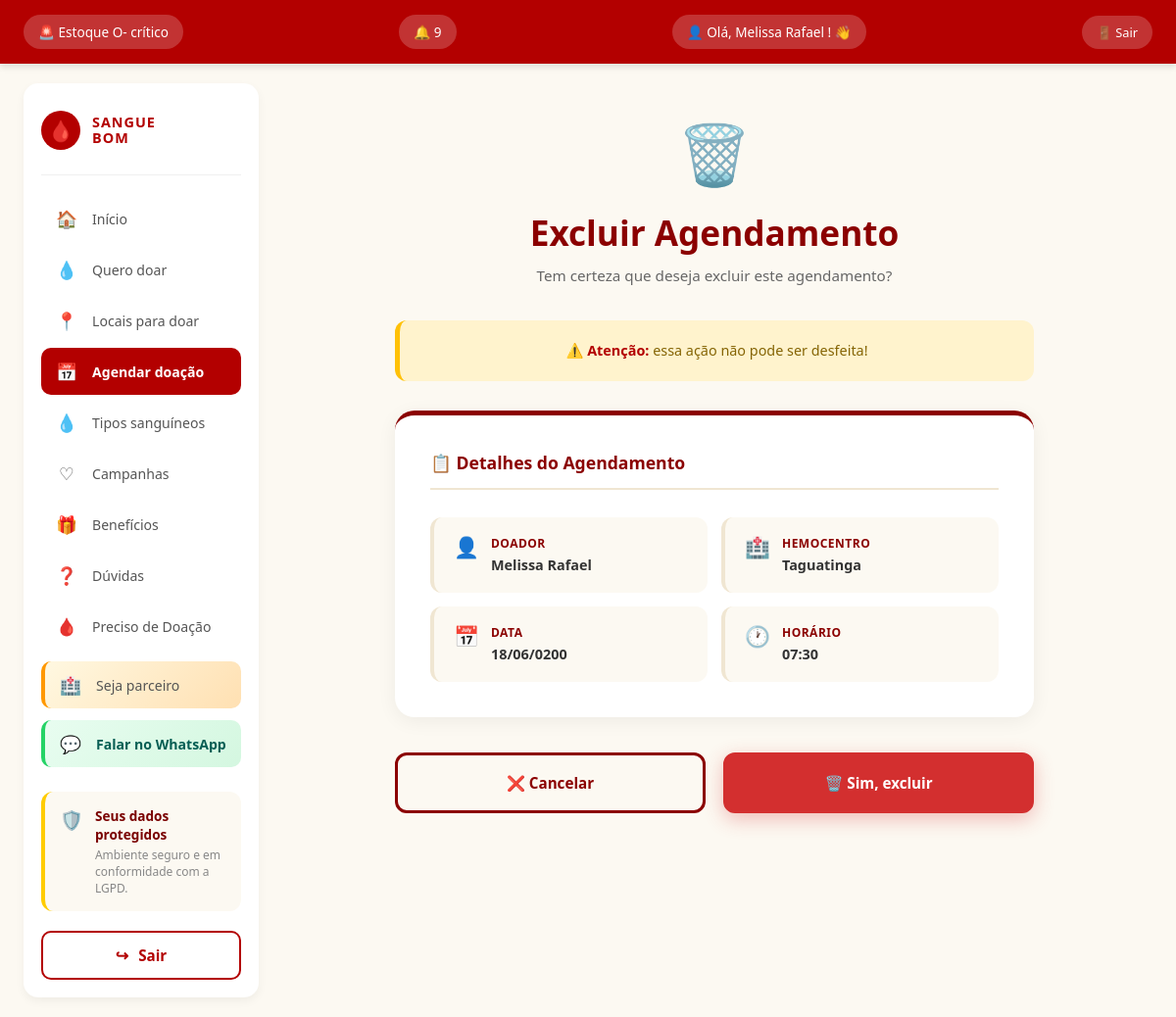
Screenshot of /agendamentos/excluir/7/ (signed in) with the database file from the repository.
### membros/models.py (models this page shows, shortened)
class Doador(models.Model):
    usuario = models.OneToOneField(
        User,
        on_delete=models.CASCADE,
        null=True,
        blank=True
    )
    nome = models.CharField(max_length=100)
    email = models.EmailField()
    cpf = models.CharField(max_length=14, unique=True, null=True, blank=True)
    telefone = models.CharField(max_length=20)
    sexo = models.CharField(max_length=20, blank=True)
    tipo_sanguineo = models.CharField(max_length=3)
    data_nascimento = models.DateField()
    cidade = models.CharField(max_length=100, blank=True)
    estado = models.CharField(max_length=2, blank=True)

class Agendamento(models.Model):
    STATUS = [
        ('agendado', '⏳ Agendado'),
        ('realizado', '✅ Realizado'),
        ('cancelado', '❌ Cancelado'),
        ('faltou', '⚠️ Faltou'),
    ]
    doador = models.ForeignKey(Doador, on_delete=models.CASCADE)
    hemocentro = models.ForeignKey(Hemocentro, on_delete=models.CASCADE)
    base = models.CharField(max_length=100)
    data = models.DateField()
    horario = models.TimeField()
    tipo_doacao = models.CharField(max_length=30)
    status = models.CharField(
        max_length=20,
        choices=STATUS,
        default='agendado'
    )

class Hemocentro(models.Model):
    usuario = models.OneToOneField(
        User,
        on_delete=models.CASCADE,
        null=True,
        blank=True,
        related_name='hemocentro'
    )
    nome = models.CharField(max_length=100)
    endereco = models.CharField(max_length=200)
    bairro = models.CharField(max_length=100)
    cidade = models.CharField(max_length=100)
    cep = models.CharField(max_length=10)
    telefone = models.CharField(max_length=20)
    email = models.EmailField()
    horario_abertura = models.TimeField()
    horario_fechamento = models.TimeField()
    dias_atendimento = models.CharField(max_length=100)
    descricao = models.TextField(blank=True)
    ativo = models.BooleanField(default=True)

### membros/views.py (the view)
@login_required(login_url='login')
def excluir_agendamento(request, id):
    if request.user.is_staff:
        return redirect('relatorios')
    if hasattr(request.user, 'hemocentro'):
        return redirect('painel_hemocentro')
    doador = get_object_or_404(Doador, usuario=request.user)
    agendamento = get_object_or_404(Agendamento, id=id, doador=doador)
    if request.method == 'POST':
        agendamento.delete()
        return redirect('listar_agendamentos')
    return render(request, 'confirmar_exclusao.html', {
        'agendamento': agendamento,
        'lateral_direita': False,
    })

### membros/context_processors.py (called while the page is built)
def notificacoes_nao_lidas(request):
    if request.user.is_authenticated:
        try:
            doador = Doador.objects.get(usuario=request.user)
            total = Notificacao.objects.filter(doador=doador, lida=False).count()
            return {'notificacoes_nao_lidas': total}
        except Doador.DoesNotExist:
            return {'notificacoes_nao_lidas': 0}
    return {'notificacoes_nao_lidas': 0}

### templates/confirmar_exclusao.html (shortened to what this page needs)
{% extends 'base.html' %}
{% load static %}
{% block content %}
    <link rel="stylesheet" href="{% static 'css/confirmar.css' %}">
    <div class="confirmar-container">
        <header class="confirmar-header">
            <div class="confirmar-icone">🗑️</div>
            <h1>Excluir Agendamento</h1>
            <p>Tem certeza que deseja excluir este agendamento?</p>
        </header>
        <div class="confirmar-aviso">
            ⚠️ <strong>Atenção:</strong> essa ação não pode ser desfeita!
        </div>
        <section class="confirmar-card">
            <h2>📋 Detalhes do Agendamento</h2>
            <div class="confirmar-info">
                <div class="info-item">
                    <span class="info-icon">👤</span>
                    <div>
                        <strong>Doador</strong>
                        <p>{{ agendamento.doador.nome }}</p>
                    </div>
                </div>
                <div class="info-item">
                    <span class="info-icon">🏥</span>
                    <div>
                        <strong>Hemocentro</strong>
                        <p>{{ agendamento.hemocentro.nome }}</p>
                    </div>
                </div>
                <div class="info-item">
                    <span class="info-icon">📅</span>
                    <div>
                        <strong>Data</strong>
                        <p>{{ agendamento.data|date:"d/m/Y" }}</p>
                    </div>
                </div>
                <div class="info-item">
                    <span class="info-icon">🕐</span>
                    <div>
                        <strong>Horário</strong>
                        <p>{{ agendamento.horario|time:"H:i" }}</p>
                    </div>
                </div>
            </div>
        </section>
        <div class="confirmar-botoes">
            <a href="{% url 'listar_agendamentos' %}" class="btn-cancelar">
                ❌ Cancelar
            </a>
            <form method="POST" style="display: contents;">
                <button type="submit" class="btn-confirmar-exclusao">
                    🗑️ Sim, excluir
                </button>
            </form>
        </div>
    </div>
{% endblock %}

### templates/base.html (shortened to what this page needs)
{% load static %}
<!DOCTYPE html>
<html lang="pt-br">
<head>
    <link rel="stylesheet" href="{% static 'css/base.css' %}">
</head>
<body>
    <header>
        {% if not user.is_staff and not user.hemocentro %}
            <a href="{% url 'locais_para_doar' %}" class="header-alerta">
                <h2>🚨 Estoque O- crítico</h2>
            </a>
            <a href="{% url 'notificacoes' %}" class="header-sino" title="Notificações">
                <h2>
                    🔔
                    {% if notificacoes_nao_lidas > 0 %}
                        <span class="badge-sino">{{ notificacoes_nao_lidas }}</span>
                    {% endif %}
                </h2>
            </a>
        {% endif %}
        {% if user.is_authenticated %}
            <a href="{% url 'meu_perfil' %}" class="header-user" title="Meu Perfil">
                <h2>👤 Olá,
                    {% if user.is_staff %}
                        {{ user.username }}
                    {% elif user.hemocentro %}
                        {{ user.hemocentro.nome }}
                    {% elif user.doador %}
                        {{ user.doador.nome }}
                    {% elif user.first_name %}
                        {{ user.first_name }}
                    {% else %}
                        {{ user.username }}
                    {% endif %}! 👋
                </h2>
            </a>
            <a href="{% url 'logout' %}" class="header-sair">🚪 Sair</a>
        {% else %}
            <h2>👤 Olá, visitante! 👋</h2>
            <a href="{% url 'login' %}" class="header-entrar">🔐 Entrar</a>
        {% endif %}
    </header>
    <div class="app-container {% if not lateral_direita %}sem-lateral{% endif %}">
        <aside class="lateral-esquerda">
            <div class="logo-menu">
                <div class="logo-icone">🩸</div>
                <div class="logo-texto">
                    <strong>SANGUE</strong>
                    <strong>BOM</strong>
                </div>
            </div>
            <nav class="menu-nav">
                {% if not user.is_staff and not user.hemocentro %}
                    <a href="{% url 'home' %}" class="menu-item {% if request.path == '/' or request.path == '/home/' %}ativo{% endif %}">
                        <span class="menu-item-icone">🏠</span>
                        <span class="menu-item-texto">Início</span>
                    </a>
                    <a href="{% url 'quero_doar' %}" class="menu-item {% if request.path == '/quero_doar/' %}ativo{% endif %}">
                        <span class="menu-item-icone">💧</span>
                        <span class="menu-item-texto">Quero doar</span>
                    </a>
                    <a href="{% url 'locais_para_doar' %}" class="menu-item {% if request.path == '/locais_para_doar/' %}ativo{% endif %}">
                        <span class="menu-item-icone">📍</span>
                        <span class="menu-item-texto">Locais para doar</span>
                    </a>
                    <a href="{% url 'agendar_doacao' %}" class="menu-item {% if '/agendar_doacao/' in request.path or '/agendamentos/' in request.path %}ativo{% endif %}">
                        <span class="menu-item-icone">📅</span>
                        <span class="menu-item-texto">Agendar doação</span>
                    </a>
                    <a href="{% url 'tipos_sanguineos' %}" class="menu-item {% if request.path == '/tipos_sanguineos/' %}ativo{% endif %}">
                        <span class="menu-item-icone">💧</span>
                        <span class="menu-item-texto">Tipos sanguíneos</span>
                    </a>
                    <a href="{% url 'campanhas' %}" class="menu-item {% if request.path == '/campanhas/' %}ativo{% endif %}">
                        <span class="menu-item-icone">♡</span>
                        <span class="menu-item-texto">Campanhas</span>
                    </a>
                    <a href="{% url 'beneficios' %}" class="menu-item {% if request.path == '/beneficios/' %}ativo{% endif %}">
                        <span class="menu-item-icone">🎁</span>
                        <span class="menu-item-texto">Benefícios</span>
                    </a>
                    <a href="{% url 'duvidas' %}" class="menu-item {% if request.path == '/duvidas/' %}ativo{% endif %}">
                        <span class="menu-item-icone">❓</span>
                        <span class="menu-item-texto">Dúvidas</span>
                    </a>
                    <a href="{% url 'preciso_doacao' %}" class="menu-item {% if '/preciso-doacao/' in request.path %}ativo{% endif %}">
                        <span class="menu-item-icone">🩸</span>
                        <span class="menu-item-texto">Preciso de Doação</span>
                    </a>
                    <a href="{% url 'parceria' %}" class="menu-item {% if '/parceria/' in request.path %}ativo{% endif %}">
                        <span class="menu-item-icone">🏥</span>
                        <span class="menu-item-texto">Seja parceiro</span>
                    </a>
                    <a href="https://wa.me/556199999?text=Ol%C3%A1!%20Tenho%20uma%20d%C3%BAvida%20sobre%20o%20Sangue%20Bom"
                       target="_blank" rel="noopener" class="menu-item menu-item-wpp">
                        <span class="menu-item-icone">💬</span>
                        <span class="menu-item-texto">Falar no WhatsApp</span>
                    </a>
                {% endif %}
            </nav>
            <div class="dados-protegidos">
                <div class="dados-protegidos-icone">🛡️</div>
                <div class="dados-protegidos-texto">
                    <strong>Seus dados protegidos</strong>
                    <p>Ambiente seguro e em conformidade com a LGPD.</p>
                </div>
            </div>
            <div class="area-btn-sair">
                {% if user.is_authenticated %}
                    <a href="{% url 'logout' %}" class="btn-sair">
                        <span class="btn-sair-icone">↪</span>
                        <span>Sair</span>
                    </a>
                {% else %}
                    <a href="{% url 'login' %}" class="btn-sair">
                        <span class="btn-sair-icone">↪</span>
                        <span>Entrar</span>
                    </a>
                {% endif %}
            </div>
        </aside>
        <main>
            {% block content %}
            {% endblock %}
        </main>
    </div>
</body>
</html>

### membros/static/css/confirmar.css (style rules this page uses)
:root { --vermelho-principal: #8b0000; --vermelho-escuro: #5c0000; --vermelho-claro: #b30000; --vermelho-suave: #fff5f5; --vermelho-borda: #f0e6d2; --texto-principal: #333; --texto-secundario: #666; --texto-claro: #888; --branco: #ffffff; --sombra-suave: 0 4px 20px rgba(0, 0, 0, 0.06); }
.confirmar-container { width: 100%; max-width: 700px; margin: 30px auto 60px auto; padding: 0 clamp(16px, 2vw, 40px); animation: fadeInUp 0.5s ease; }
.confirmar-header { text-align: center; margin-bottom: clamp(24px, 3vw, 40px); }
.confirmar-icone { font-size: clamp(3rem, 5vw, 5rem); display: block; margin-bottom: 16px; animation: pulse 2s ease-in-out infinite; }
.confirmar-header h1 { color: var(--vermelho-principal); font-size: clamp(1.6rem, 3vw, 2.2rem); margin: 0 0 10px 0; font-weight: 800; }
.confirmar-header p { color: var(--texto-secundario); font-size: clamp(0.95rem, 1.2vw, 1.1rem); margin: 0; }
.confirmar-aviso { background: #fff3cd; border-left: 5px solid #ffc107; color: #856404; padding: clamp(14px, 2vw, 20px) clamp(18px, 2vw, 26px); border-radius: 12px; margin-bottom: clamp(20px, 2.5vw, 30px); font-size: clamp(0.9rem, 1vw, 1rem); line-height: 1.5; text-align: center; animation: fadeInUp 0.5s ease; }
.confirmar-aviso strong { color: #b30000; }
.confirmar-card { background: var(--branco); border-radius: 20px; padding: clamp(24px, 3vw, 40px); box-shadow: var(--sombra-suave); border-top: 5px solid var(--vermelho-principal); margin-bottom: clamp(24px, 3vw, 40px); animation: fadeInUp 0.5s ease; }
.confirmar-card h2 { color: var(--vermelho-principal); font-size: clamp(1.1rem, 1.4vw, 1.3rem); margin: 0 0 clamp(20px, 2.5vw, 28px) 0; padding-bottom: 14px; border-bottom: 2px solid var(--vermelho-borda); font-weight: 700; }
.confirmar-info { display: grid; grid-template-columns: 1fr; gap: 14px; }
@media (min-width: 600px) { .confirmar-info { grid-template-columns: 1fr 1fr; } }
.info-item { display: flex; align-items: flex-start; gap: 12px; background: #fcf9f2; padding: clamp(14px, 1.5vw, 18px) clamp(16px, 2vw, 20px); border-radius: 12px; transition: all 0.2s; border-left: 4px solid var(--vermelho-borda); }
.info-icon { font-size: clamp(1.3rem, 1.6vw, 1.6rem); flex-shrink: 0; line-height: 1; margin-top: 2px; }
.info-item strong { display: block; color: var(--vermelho-principal); font-size: clamp(0.75rem, 0.9vw, 0.85rem); text-transform: uppercase; letter-spacing: 0.5px; font-weight: 700; margin-bottom: 4px; }
.info-item p { color: var(--texto-principal); font-size: clamp(0.9rem, 1.05vw, 1rem); margin: 0; font-weight: 600; word-break: break-word; line-height: 1.4; }
.confirmar-botoes { display: flex; gap: clamp(12px, 1.5vw, 20px); flex-wrap: wrap; }
.btn-cancelar, .btn-confirmar-exclusao { flex: 1; min-width: 160px; padding: clamp(14px, 1.5vw, 18px) clamp(24px, 3vw, 36px); border-radius: 12px; font-size: clamp(0.95rem, 1.1vw, 1.05rem); font-weight: bold; text-decoration: none; text-align: center; cursor: pointer; transition: all 0.3s; font-family: inherit; border: 3px solid transparent; display: inline-flex; align-items: center; justify-content: center; gap: 8px; }
.btn-cancelar { background: transparent; color: var(--vermelho-principal); border-color: var(--vermelho-principal); }
.btn-confirmar-exclusao { background: #d32f2f; color: white; border-color: #d32f2f; box-shadow: 0 6px 20px rgba(211, 47, 47, 0.3); }

### rows the page displays
Agendamento: doador.nome "Melissa Rafael", hemocentro.nome "Taguatinga", data "18/06/0200", horario "07:30"

### other values shown
{{ notificacoes_nao_lidas }} "9"
{{ user.doador.nome }} "Melissa Rafael"
